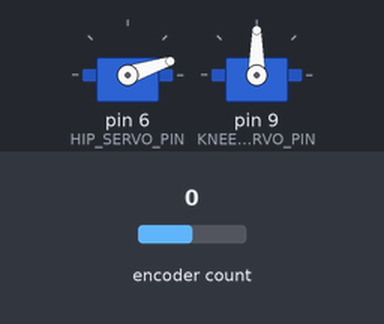
This sketch was run on a simulated Arduino Pro Mini, built with avr-gcc and run on an emulated ATmega328P. Parts: 2 × servo. The inputs (shaded band) are chosen by the test bench; at power-on: encoder count 0.

Above: at 0.05 s.
At 1.0 s:
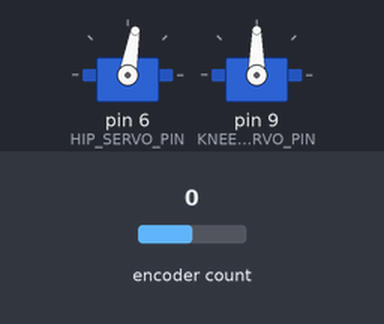
At 1.95 s:
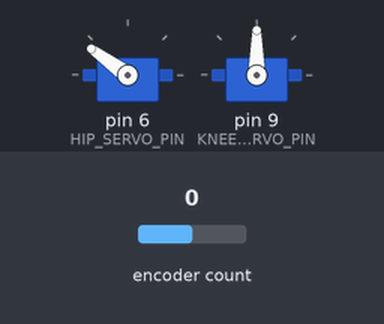
At 3.85 s:
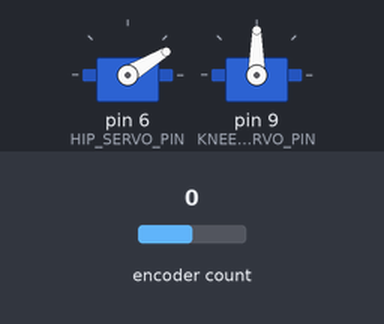
Timing chart, 0 to 5.3 s (numbered marks = the images above):
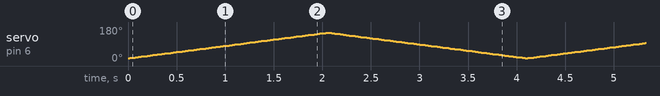

The sketch:

LegController.ino
```cpp
// Arduino Pro Mini, 5V 16MHz, ATMega 328p
//install servo library
//install encoder library

#define KNEE_SERVO_PIN  9
#define HIP_SERVO_PIN   6

#define HIP_MAX_ANGLE 150
#define HIP_MIN_ANGLE 15

#define KNEE_MAX_ANGLE 175
#define KNEE_MIN_ANGLE 15

int hip_servo = 0;
int knee_servo = 1;


#include <Servo.h>
#include <Encoder.h>

Servo hip;
Servo knee;
Encoder heightEnc(7, 8);

int hip_pos = 0;    // variable to store the servo position
int knee_pos = 0;

long oldPosition  = -999;
long height;

void setup()
{
  Serial.begin(9600);
  hip.attach(HIP_SERVO_PIN);
  knee.attach(KNEE_SERVO_PIN);
}

void loop()
{
  // read encoder
  height = get_height();


  //sweep hip
  sweep_servo(hip_servo,HIP_MIN_ANGLE,HIP_MAX_ANGLE,15);
  //sweep knee
  //sweep_servo(knee_servo,KNEE_MIN_ANGLE,KNEE_MAX_ANGLE,15);
}

void command_servo(int servo,int angle)
{
  if(servo==hip_servo)
  {
    if(angle>HIP_MAX_ANGLE)
    {
      hip.write(HIP_MAX_ANGLE);
    }else if(angle<HIP_MIN_ANGLE)
    {
      hip.write(HIP_MIN_ANGLE);
    } else
    {
      hip.write(angle);
    }
  } else if (servo==knee_servo)
  {
    if(angle>KNEE_MAX_ANGLE)
    {
      knee.write(KNEE_MAX_ANGLE);
    }else if(angle<KNEE_MIN_ANGLE)
    {
      knee.write(KNEE_MIN_ANGLE);
    } else
    {
      knee.write(angle);
    }
  }
}

void sweep_servo(int servo,int min_angle,int max_angle,int delay_time)
{
  int pos;
  for (pos = min_angle; pos <= max_angle; pos += 1)
  {
    command_servo(servo,pos);
    delay(delay_time);
  }
  for (pos = max_angle; pos >= min_angle; pos -= 1)
  {
    command_servo(servo,pos);
    delay(delay_time);
  }
}

long get_height()
{
  long temp= heightEnc.read();
  if (temp != oldPosition)
  {
    oldPosition = temp;
  }
  return temp;
}
```
